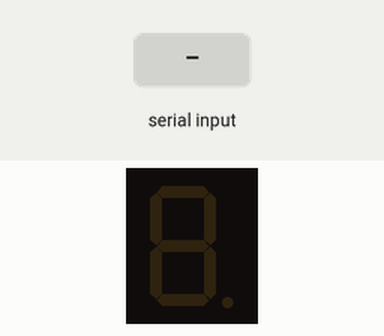
Simulated run of this sketch. Board: Arduino Uno, built with avr-gcc and run on an emulated ATmega328P. On the bench: 1-digit seven-segment display. Wiring (inferred from the names in the program): 1-digit 7-segment display, segments lit when LOW: segments pin 2, pin 3, pin 4, pin 5, pin 6, pin 7, pin 8. Inputs (shaded band) come from the test bench. The segment pins are drawn as the display they are named for.

Above: at 1.2 s.
1.3 s: "90,45\n" received over Serial
At 2.1 s:
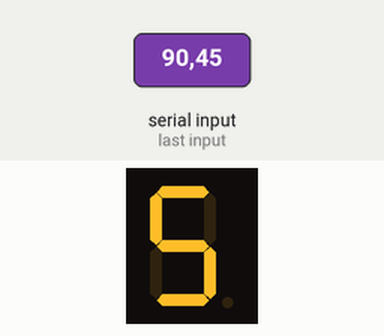
2.8 s: "30,150\n" received over Serial
At 3.3 s:
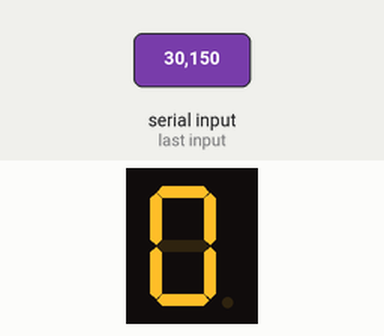
4.3 s: "200\n" received over Serial
5.8 s: "90,45\n" received over Serial
At 6.8 s:
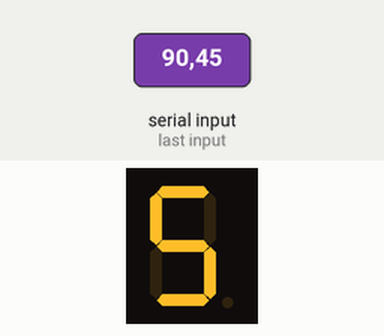
7.3 s: "90\n" received over Serial
At 7.8 s:
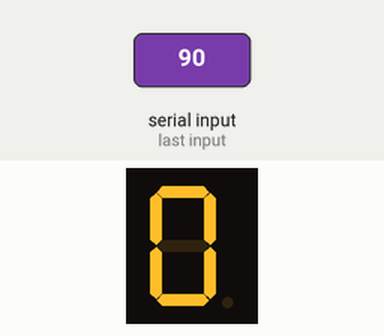
8.8 s: "5\n" received over Serial
At 10.1 s:
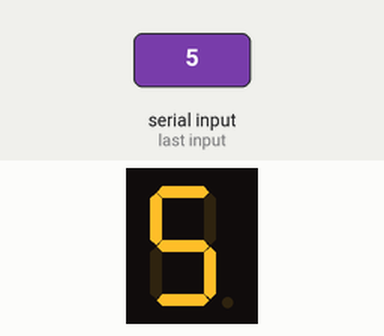
Timing chart, 0 to 11.3 s (numbered marks = the images above; inputs shaded):
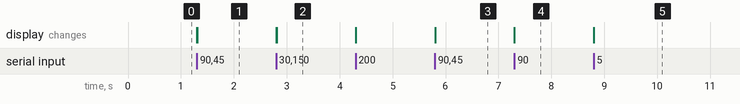

Measured:
- after the input at 1.3 s, the display: first changes at once (image 1 shows a later state)
- after the input at 2.8 s, the display: first changes at once (image 2 shows a later state)
- after the input at 5.8 s, the display: first changes at once (image 3 shows a later state)
- after the input at 7.3 s, the display: changes at once (image 4)
- after the input at 8.8 s, the display: changes at once (image 5)

The sketch:

arduino.ino.ino
```cpp
int segmentos[] = {2, 3, 4, 5, 6, 7, 8};

byte numeros[6][7] = {
  {0, 0, 0, 0, 0, 0, 1},  // 0
  {1, 0, 0, 1, 1, 1, 1},  // 1
  {0, 0, 1, 0, 0, 1, 0},  // 2
  {0, 0, 0, 0, 1, 1, 0},  // 3
  {1, 0, 0, 1, 1, 0, 0},  // 4
  {0, 1, 0, 0, 1, 0, 0}   // 5
};

void setup() {
  Serial.begin(9600);
  for (int i = 0; i < 7; i++) {
    pinMode(segmentos[i], OUTPUT);
    digitalWrite(segmentos[i], HIGH);
  }
}

void loop() {
  if (Serial.available() > 0) {
    int numero = Serial.read() - '0';

    if (numero >= 0 && numero <= 5) {
      mostrarNumero(numero);
    }
  }
}

void mostrarNumero(int n) {
  for (int i = 0; i < 7; i++) {
    digitalWrite(segmentos[i], numeros[n][i]);
  }
}
```
